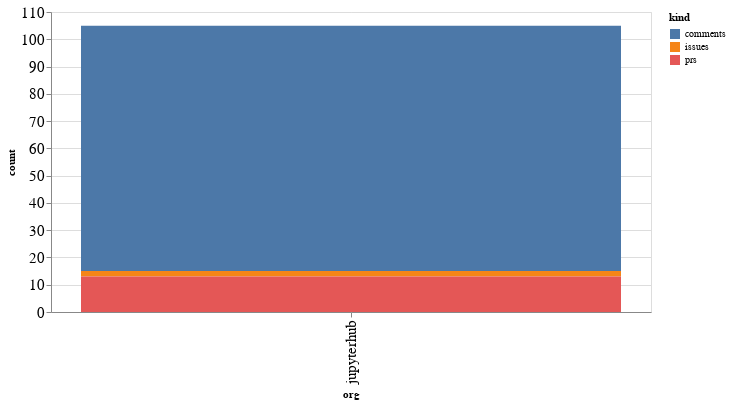

Source (notebook cell):
### Code cell
alt.Chart(org_summaries, width=600).mark_bar().encode(
    x='org',
    y='count',
    color='kind',
    tooltip="org"
)

### Figure 1 — Vega-Lite specification as saved in the notebook (floating-point values rounded to 4 significant figures)
{"config": {"axisLeft": {"labelFontSize": 15}, "axisBottom": {"labelFontSize": 15}}, "data": {"name": "data-49910c057e7a1c542744e321b4b43bad"}, "mark": "bar", "encoding": {"color": {"type": "nominal", "field": "kind"}, "tooltip": {"type": "nominal", "field": "org"}, "x": {"type": "nominal", "field": "org"}, "y": {"type": "quantitative", "field": "count"}}, "width": 600, "$schema": "https://vega.github.io/schema/vega-lite/v4.8.1.json", "datasets": {"data-49910c057e7a1c542744e321b4b43bad": [{"org": "jupyterhub", "kind": "comments", "count": 90}, {"org": "jupyterhub", "kind": "issues", "count": 2}, {"org": "jupyterhub", "kind": "prs", "count": 13}]}}
